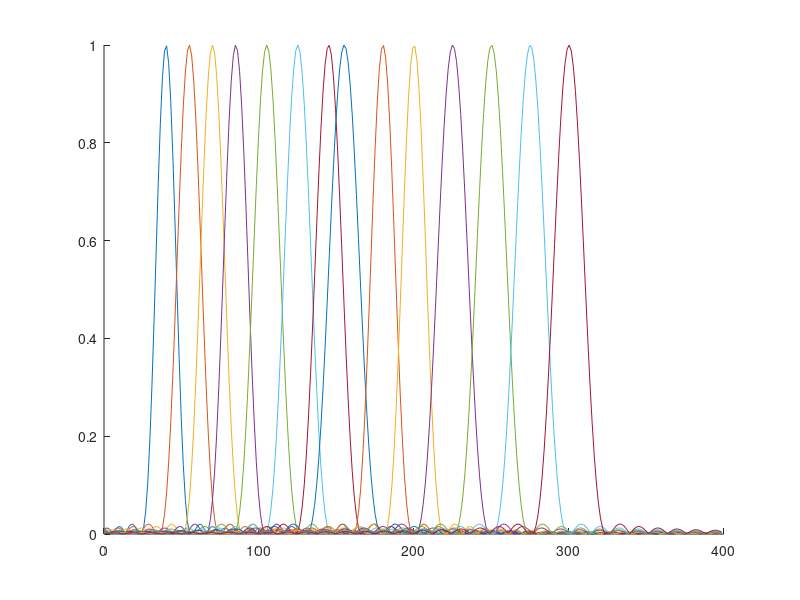
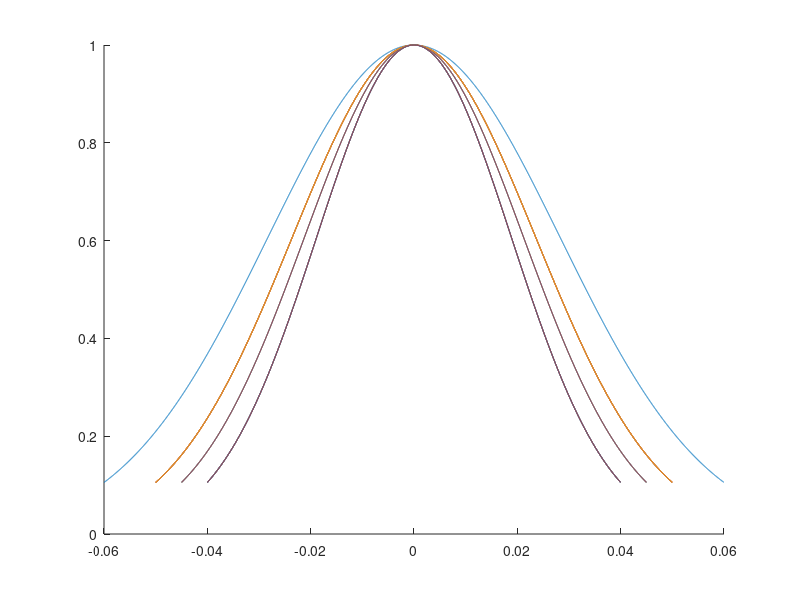

The MATLAB script that drew these images, in order:
sampleRate = 44100;
freqs = [40, 55, 70, 85, 105, 125, 145, 155, 180, 200, 225, 250, 275, 300];
lengths = [0.12, 0.10, 0.10, 0.10, 0.09, 0.09, 0.09, 0.08, 0.10, 0.10, 0.08, 0.08, 0.08, 0.08];
samplePeriod = 1/sampleRate;

fftsize = 32768;
clf(figure(1));
clf(figure(2));

for i=1:length(freqs)
    % calculate wavelet function
    f = freqs(i);
    l = lengths(i);
    taps = ceil(l/samplePeriod);
    
    t = 0:taps-1;
    t = t-floor(taps/2);
    t = t*samplePeriod;
    
    var = l/3;
    varsq = var*var;
    
    w = exp(-t.^2 / varsq); % gaussian window
    %w = 0.54+0.46*cos(2*pi*t/l); % hamming window
    s = exp(1i*f*2*pi*t);
    y = w .* s;
    y = y/sum(abs(y));
    
    figure(2);
    hold on;
    plot(t,w);
    
    % plot fft
    figure(1);
    hold on;
    pt = (0:fftsize-1)/fftsize*sampleRate;
    pfft = abs(fft(y, fftsize));
    plot(pt(1:floor(400*fftsize/sampleRate)), pfft(1:floor(400*fftsize/sampleRate)));
end
